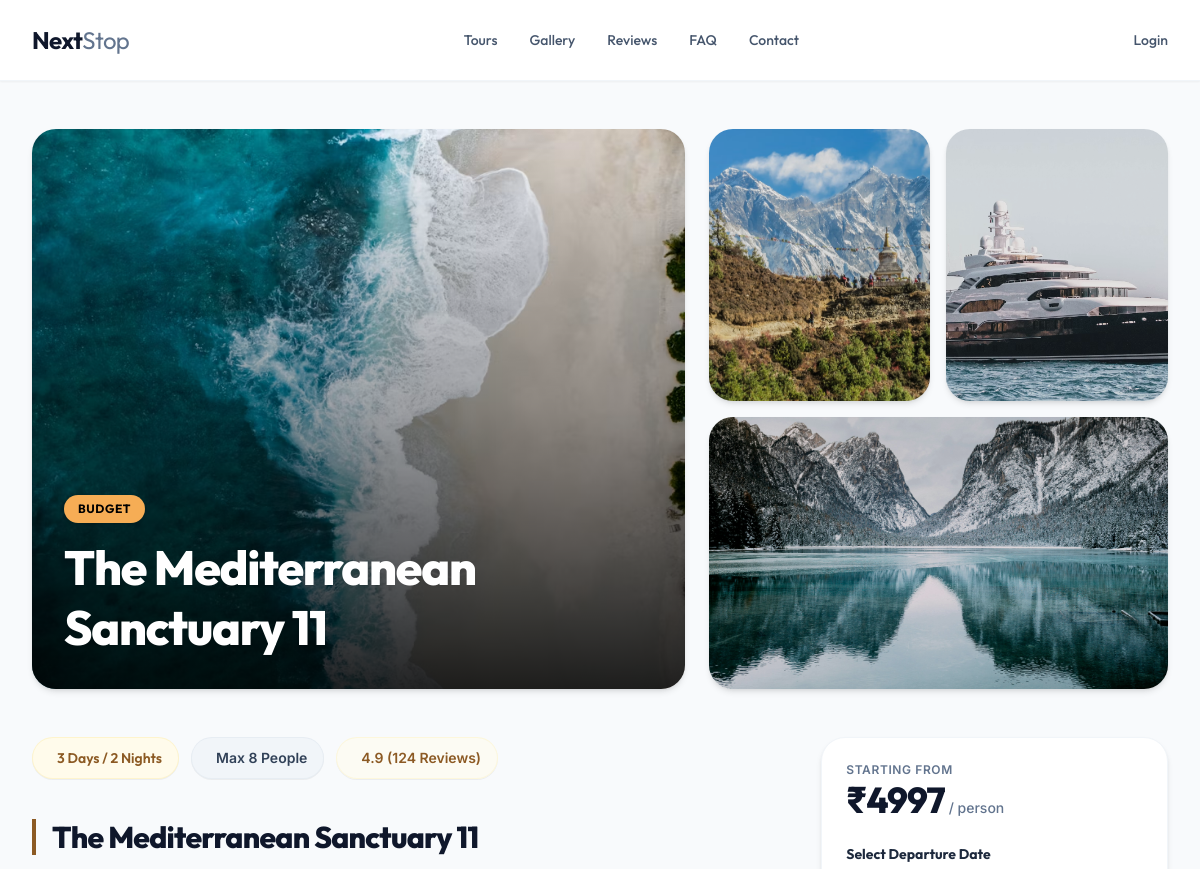
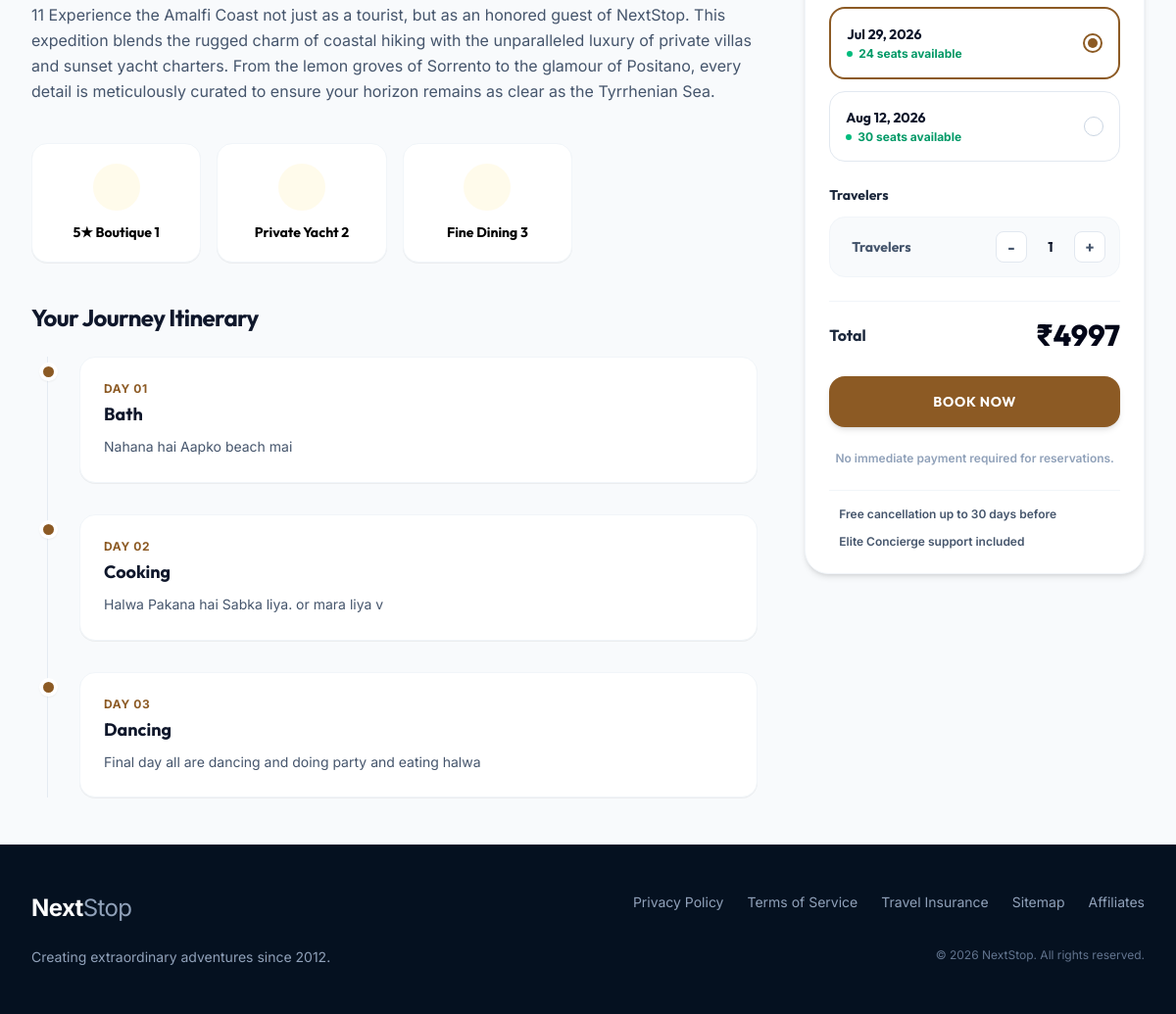
The app's page /packages/package_detail/1/ with its own data (2 pictures, top to bottom).
### packages/models.py (models this page shows)
class Packages(models.Model):
  TAG_LINE = (
    ('Adventure', 'Adventure'),
    ('Relaxation', 'Relaxation'),
    ('Cultural', 'Cultural'),
    ('Romantic', 'Romantic'),
    ('Family', 'Family'),
    ('Luxury', 'Luxury'),
    ('Budget', 'Budget'),
    ('Best Seller', 'Best Seller'),
    ('None', 'None')
  )
  CATEGORY = (
    ('Beach', 'Beach'),
    ('Adventure', 'Adventure'),
    ('Culture', 'Culture'),
    ('Diving', 'Diving')
  )
  tag_line = models.CharField(max_length=100, choices=TAG_LINE, default='None')
  category = models.CharField(max_length=100, default='Uncategorized')
  location = models.CharField(max_length=255)
  mini_title = models.CharField(max_length=255)
  total_days = models.IntegerField()
  total_nights = models.IntegerField()
  starting_price = models.FloatField()
  max_people = models.IntegerField()
  main_title = models.CharField(max_length=255)
  description = models.TextField()
  category = models.CharField(max_length=100, choices=CATEGORY)
  created_at = models.DateTimeField(auto_now_add=True)

class PackagesFeatures(models.Model):
  package = models.ForeignKey(Packages, on_delete=models.CASCADE, related_name='features')
  feature = models.CharField(max_length=255)
  created_at = models.DateTimeField(auto_now_add=True)

class PackagesItinerary(models.Model):
  package = models.ForeignKey(Packages, on_delete=models.CASCADE, related_name='itineraries')
  day_number = models.IntegerField()
  title = models.CharField(max_length=255)
  description = models.TextField()
  created_at = models.DateTimeField(auto_now_add=True)

class PackagesDepartureDate(models.Model):
  package = models.ForeignKey(Packages, on_delete=models.CASCADE, related_name='departure_dates')
  departure_date = models.DateField()
  total_seats = models.IntegerField()
  available_seats = models.IntegerField()
  created_at = models.DateTimeField(auto_now_add=True)

### packages/views.py (the view)
# urls.py: path("package_detail/<int:packages_id>/", views.packages_detail_page , name="packages_detail_page"),
def packages_detail_page(request, packages_id):
  data = package_detail_data_inJSON(request, packages_id)
  return render(request, 'packages/packages_detail_page.html', {
    'packages_data': data,
  })

### packages/templates/packages/packages_detail_page.html (shortened to what this page needs)
{% extends 'layout/index.html' %} {% load static %}
{% block main_content %}
<div class="max-w-7xl mx-auto px-4 sm:px-6 lg:px-8 py-8 md:py-12">
  <div class="grid grid-cols-1 lg:grid-cols-12 gap-4 lg:gap-6 mb-8 lg:mb-12">
    <div
      class="{% if packages_data.images|length > 1 %}lg:col-span-7{% else %}lg:col-span-12{% endif %} relative h-[320px] sm:h-[400px] md:h-[480px] lg:h-[560px] rounded-3xl overflow-hidden group shadow-md"
    >
      {% if packages_data.images.0 %}
      <img
        src="{{ packages_data.images.0 }}"
        alt="{{ packages_data.mini_title }}"
        class="w-full h-full object-cover transition-transform duration-700 group-hover:scale-105"
      />
      {% else %}
      <img
        src="{% static 'images/placeholder.jpg' %}"
        alt="Placeholder"
        class="w-full h-full object-cover transition-transform duration-700 group-hover:scale-105"
      />
      {% endif %}
      <div
        class="absolute inset-0 bg-gradient-to-t from-black/85 via-black/35 to-transparent"
      ></div>
      <div
        class="absolute bottom-6 left-6 right-6 md:bottom-8 md:left-8 md:right-8"
      >
        <span
          class="inline-block bg-[#F6AD55] text-black text-xs font-bold px-3.5 py-1.5 rounded-full uppercase tracking-wider mb-3.5 shadow-sm"
        >
          {{ packages_data.tag_line }}
        </span>
        <h1
          class="text-3xl md:text-4xl lg:text-5xl font-extrabold text-white leading-tight tracking-tight drop-shadow-xs"
        >
          {{ packages_data.main_title }}
        </h1>
      </div>
    </div>
    {% if packages_data.images|length > 1 %}
    <div
      class="lg:col-span-5 grid grid-cols-2 grid-rows-2 gap-4 h-[300px] sm:h-[360px] md:h-[420px] lg:h-[560px]"
    >
      <div
        class="relative rounded-3xl overflow-hidden group shadow-md {% if packages_data.images|length == 2 %}col-span-2 row-span-2{% elif packages_data.images|length == 3 %}row-span-2{% endif %}"
      >
        <div
          class="absolute inset-0 bg-black/10 group-hover:bg-black/0 transition-colors duration-300"
        ></div>
      </div>
      {% if packages_data.images|length > 2 %}
      <div
        class="relative rounded-3xl overflow-hidden group shadow-md {% if packages_data.images|length == 3 %}row-span-2{% endif %}"
      >
        <div
          class="absolute inset-0 bg-black/10 group-hover:bg-black/0 transition-colors duration-300"
        ></div>
      </div>
      {% endif %}
      {% if packages_data.images|length > 3 %}
      <div
        class="col-span-2 relative rounded-3xl overflow-hidden group shadow-md"
      >
        <div
          class="absolute inset-0 bg-black/10 group-hover:bg-black/0 transition-colors duration-300"
        ></div>
      </div>
      {% endif %}
    </div>
    {% endif %}
  </div>
  <div class="grid grid-cols-1 lg:grid-cols-12 gap-8 lg:gap-12">
    <div class="lg:col-span-8 space-y-10">
      <div class="flex flex-wrap gap-3">
        <span
          class="inline-flex items-center px-4 py-2.5 rounded-full text-sm font-semibold bg-amber-50 text-[#8c5a24] border border-amber-100/80 shadow-2xs"
        >
          {{ packages_data.total_days }} Days / {{ packages_data.total_nights }}
          Nights
        </span>
        <span
          class="inline-flex items-center px-4 py-2.5 rounded-full text-sm font-semibold bg-slate-100 text-slate-700 border border-slate-200/60 shadow-2xs font-inter"
        >
          Max {{ packages_data.max_people }} People
        </span>
        <span
          class="inline-flex items-center px-4 py-2.5 rounded-full text-sm font-semibold bg-amber-50/50 text-[#8c5a24] border border-amber-100/50 shadow-2xs font-inter"
        >
          4.9 (124 Reviews)
        </span>
      </div>
      <div class="space-y-4">
        <div class="border-l-4 border-[#8c5a24] pl-4">
          <h2
            class="text-2xl md:text-3xl font-extrabold text-slate-900 tracking-tight"
          >
            {{ packages_data.main_title }}
          </h2>
        </div>
        <p class="text-slate-600 leading-relaxed text-base font-inter">
          {{ packages_data.description }}
        </p>
      </div>
      <div class="grid grid-cols-2 md:grid-cols-4 gap-4">
        {% for feature in packages_data.features %}
        <div
          class="flex flex-col items-center justify-center p-5 bg-white border border-slate-100 rounded-2xl shadow-2xs text-center hover:shadow-xs transition-all duration-300"
        >
          <div
            class="w-12 h-12 rounded-full bg-amber-50 flex items-center justify-center mb-3"
          >
          </div>
          <span class="text-sm font-bold text-slate-850"
            >{{ feature.feature }}</span
          >
        </div>
        {% endfor %}
      </div>
      <div class="space-y-6">
        <h3 class="text-2xl font-bold text-slate-900 tracking-tight">
          Your Journey Itinerary
        </h3>
        <div class="relative border-l border-slate-200/80 ml-4 pl-8 space-y-8">
          {% for item in packages_data.itineraries %}
          <div class="relative">
            <div
              class="absolute -left-[41.5px] top-1.5 w-[19px] h-[19px] rounded-full bg-[#8c5a24] border-4 border-white shadow-xs"
            ></div>
            <div
              class="bg-white border border-slate-100 rounded-2xl p-6 shadow-2xs hover:shadow-xs transition-all duration-300"
            >
              <span
                class="text-xs font-bold text-[#8c5a24] uppercase tracking-wider block mb-1 font-inter"
                >Day {{ item.day_number|stringformat:"02d" }}</span
              >
              <h4 class="text-lg font-bold text-slate-900 mb-2">
                {{ item.title }}
              </h4>
              <p class="text-slate-600 text-sm leading-relaxed font-inter">
                {{ item.description }}
              </p>
            </div>
          </div>
          {% endfor %}
        </div>
      </div>
    </div>
    <div class="lg:col-span-4">
      <div
        class="lg:sticky lg:top-24 bg-white border border-slate-100 rounded-3xl p-6 shadow-md space-y-6"
      >
        <div>
          <span
            class="text-slate-500 text-xs font-semibold block mb-0.5 uppercase tracking-wider font-inter"
            >Starting from</span
          >
          <div class="flex items-baseline space-x-1">
            <span class="text-4xl font-extrabold text-slate-900 tracking-tight"
              >₹{{ packages_data.starting_price|floatformat:"0" }}</span
            >
            <span class="text-slate-500 text-sm font-medium font-inter"
              >/ person</span
            >
          </div>
        </div>
        <div class="space-y-3">
          <span class="block text-sm font-bold text-slate-800"
            >Select Departure Date</span
          >
          {% for date in packages_data.departure_dates %}
          <label
            class="relative flex items-center justify-between p-4 bg-white {% if forloop.first %}border-2 border-[#8c5a24]{% else %}border border-slate-200{% endif %} rounded-2xl cursor-pointer hover:bg-slate-50/50 transition-colors select-none group date-option"
            id="date-opt-{{ forloop.counter }}"
          >
            <div class="flex flex-col">
              <span class="text-sm font-bold text-slate-900"
                >{{ date.departure_date|date:"M d, Y" }}</span
              >
              <span
                class="inline-flex items-center gap-1.5 text-xs {% if date.available_seats < 10 %}text-rose-600{% else %}text-emerald-600{% endif %} font-bold mt-0.5 font-inter"
              >
                <span class="w-1.5 h-1.5 rounded-full {% if date.available_seats < 10 %}bg-rose-500{% else %}bg-emerald-500{% endif %}"></span>
                {% if date.available_seats < 10 %}Only {{ date.available_seats }} spots left!{% else %}{{ date.available_seats }} seats available{% endif %}
              </span>
            </div>
            <div
              class="w-5 h-5 rounded-full {% if forloop.first %}border-2 border-[#8c5a24]{% else %}border border-slate-300{% endif %} flex items-center justify-center bg-white group-hover:scale-105 transition-transform date-indicator"
              id="radio-indicator-{{ forloop.counter }}"
            >
              <div
                class="w-2.5 h-2.5 rounded-full {% if forloop.first %}bg-[#8c5a24]{% else %}bg-transparent{% endif %}"
              ></div>
            </div>
          </label>
          {% empty %}
          <div class="text-sm text-slate-500 italic">
            No departure dates available.
          </div>
          {% endfor %}
        </div>
        <div class="space-y-3">
          <span class="block text-sm font-bold text-slate-800">Travelers</span>
          <div
            class="flex items-center justify-between p-3.5 bg-slate-50 rounded-2xl border border-slate-100"
          >
            <div class="flex items-center space-x-2 text-slate-600">
              <span class="text-sm font-bold">Travelers</span>
            </div>
            <div class="flex items-center space-x-3">
              <button
                type="button"
                id="btn-minus"
                class="w-8 h-8 rounded-lg bg-white border border-slate-200 flex items-center justify-center text-slate-600 hover:bg-slate-100 hover:border-slate-300 active:scale-95 transition-all font-bold select-none"
              >
                -
              </button>
              <span
                id="travelers-count"
                class="text-sm font-bold text-slate-900 w-6 text-center select-none"
                >1</span
              >
              <button
                type="button"
                id="btn-plus"
                class="w-8 h-8 rounded-lg bg-white border border-slate-200 flex items-center justify-center text-slate-600 hover:bg-slate-100 hover:border-slate-300 active:scale-95 transition-all font-bold select-none"
              >
                +
              </button>
            </div>
          </div>
        </div>
        <div
          class="border-t border-slate-100 pt-4 flex items-center justify-between"
        >
          <span class="text-base font-bold text-slate-800">Total</span>
          <span id="total-price" class="text-3xl font-extrabold text-slate-950"
            >₹{{ packages_data.starting_price|floatformat:"0" }}</span
          >
        </div>
        <a
          href="#" id="book-now-btn"
          class="block w-full bg-[#8c5a24] hover:bg-[#72491d] text-white font-bold py-4 px-6 rounded-2xl transition-all duration-200 shadow-md hover:shadow-lg active:scale-[0.98] text-center text-sm uppercase tracking-wider"
        >
          Book Now
        </a>
        <span
          class="block text-center text-xs text-slate-400 font-semibold font-inter"
          >No immediate payment required for reservations.</span
        >
        <div class="border-t border-slate-100 pt-4 space-y-3">
          <div
            class="flex items-start space-x-2.5 text-xs text-slate-600 font-semibold font-inter"
          >
            <span>Free cancellation up to 30 days before</span>
          </div>
          <div
            class="flex items-start space-x-2.5 text-xs text-slate-600 font-semibold font-inter"
          >
            <span>Elite Concierge support included</span>
          </div>
        </div>
      </div>
    </div>
  </div>
</div>
{% endblock %}

### templates/layout/index.html (style rules this page uses)
body { font-family: 'Outfit', 'Inter', sans-serif; }
.font-inter { font-family: 'Inter', sans-serif; }

### records on screen
Packages: tag_line "BUDGET", main_title "The Mediterranean Sanctuary 11", description "11 Experience the Amalfi Coast not just as a tourist, but as an honored guest of NextStop. This expedition blends the rugged charm of coastal hiking with the unparalleled luxury of private villas and sunset yacht charters. From the lemon groves of Sorrento to the glamour of Positano, every detail is meticulously curated to ensure your horizon remains as clear as the Tyrrhenian Sea.", starting_price "4997"
PackagesFeatures: feature "5★ Boutique 1"
PackagesFeatures: feature "Private Yacht 2"
PackagesFeatures: feature "Fine Dining 3"
PackagesItinerary: title "Bath", description "Nahana hai Aapko beach mai"
PackagesItinerary: title "Cooking", description "Halwa Pakana hai Sabka liya. or mara liya v"
PackagesItinerary: title "Dancing", description "Final day all are dancing and doing party and eating halwa"
PackagesDepartureDate: departure_date "Jul 29, 2026"
PackagesDepartureDate: departure_date "Aug 12, 2026"

### other values on screen
{{ packages_data.total_days }} "3"
{{ packages_data.total_nights }} "2"
{{ packages_data.max_people }} "8"
{{ item.day_number|stringformat:"02d" }} "01" "02" "03"
{{ date.available_seats }} "24" "30"
